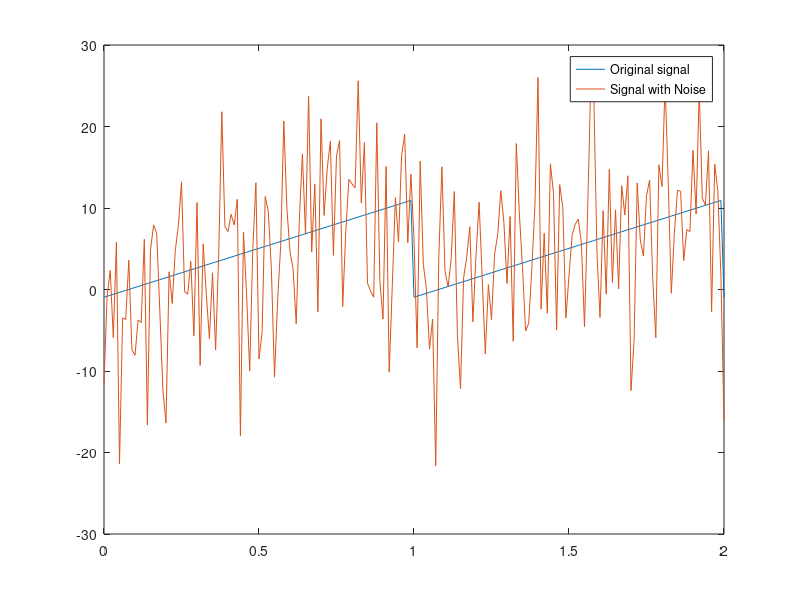

MATLAB code to generate this figure:
A = 6;
fs = 350;
OffSet = 5.05;
t = 0:.01:2;                                % Time vector for 2s
x = A * sawtooth(2 * pi * t) + OffSet;      % Generation sin wave
snr = -3;                                   % SNR = -3 dB
y = awgn(x, snr, 'measured');               % Add white noise 
m = mean(y);
dev = std(y);
plot(t, x, t, y);                           % plot both signals
legend('Original signal', 'Signal with Noise');
